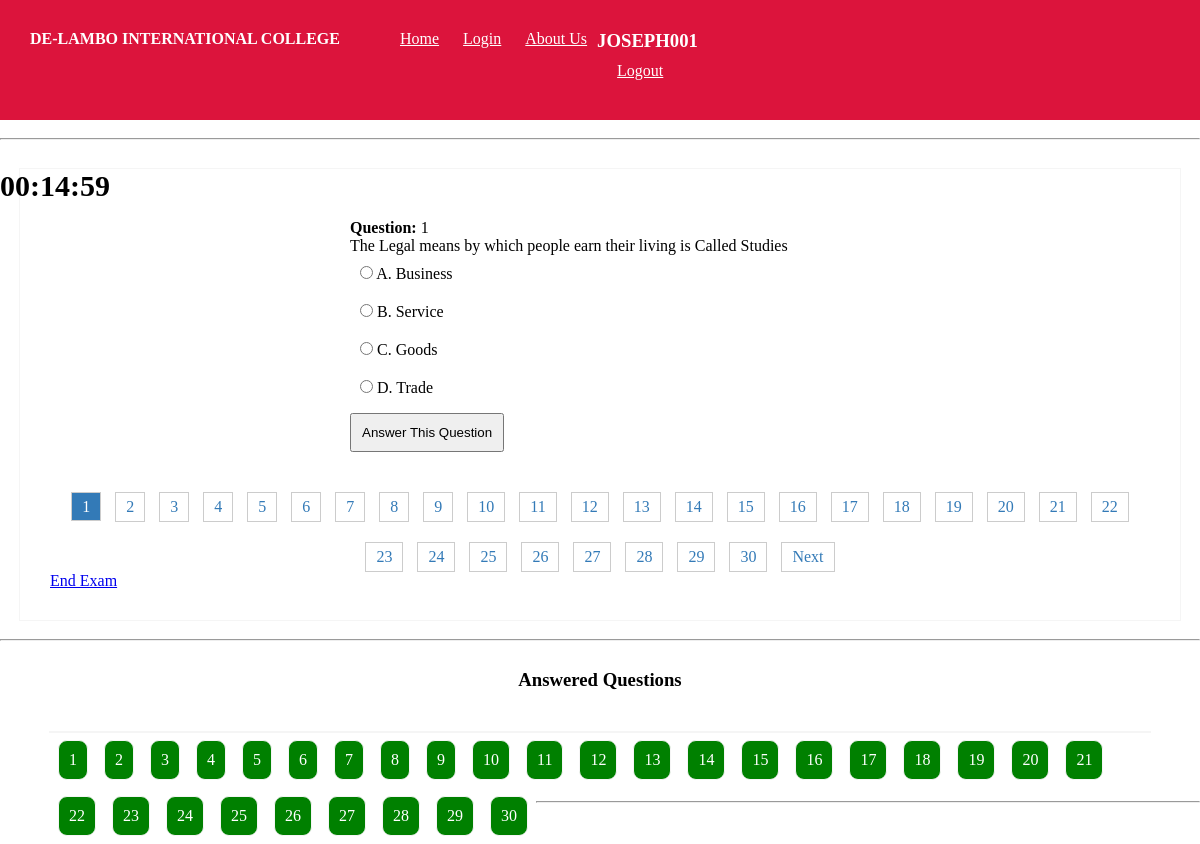
/business.php (signed in), run on the app's committed database.
### tables this page shows
CREATE TABLE `settings` (
  `id` int(11) NOT NULL,
  `school_name` text NOT NULL,
  `address` text NOT NULL,
  `phone_number` text NOT NULL,
  `email` text NOT NULL,
  `face_book` text NOT NULL
);

CREATE TABLE `exam` (
  `id` int(11) NOT NULL,
  `subject` varchar(55) DEFAULT NULL,
  `question` text DEFAULT NULL,
  `option_1` text DEFAULT NULL,
  `option_2` text DEFAULT NULL,
  `option_3` text DEFAULT NULL,
  `option_4` text DEFAULT NULL,
  `answer` text DEFAULT NULL
);

CREATE TABLE `user_responses` (
  `id` int(11) NOT NULL,
  `user_id` int(11) NOT NULL,
  `question_id` int(11) NOT NULL,
  `user_answer` text NOT NULL,
  `subject_id` int(11) NOT NULL
);

### business.php (the view, shortened to what this page needs)
<?php
require "exam-header.php";
require 'admin/config.php';
$user_id=$_SESSION['user_id'];
$page = isset($_GET['page']) ? (int)$_GET['page'] : 1;
$limit = 1;
$offset = ($page - 1) * $limit;
$query = "SELECT * FROM exam WHERE subject =7 LIMIT $limit OFFSET $offset";
$result = $conn->query($query);
$total_query = "SELECT COUNT(*) AS total_questions FROM exam WHERE subject =7";
$total_result = $conn->query($total_query);
$total_row = $total_result->fetch_assoc();
$total_rows = $total_row['total_questions'];
echo "<br><hr><br><div class='question'><form action='submit.php' method='post'>";
while ($row = $result->fetch_assoc()) {
  echo "<p><b>Question: </b>".$page.'</b><br/>';
  echo "<p id='q'>". $row['question'] . "</p>";
  echo "<ul>";
  echo "<li><input type='radio' name='answer' value='".$row['option_1']."'> A. " . $row['option_1'] . "</li>";
  echo "<li><input type='radio' name='answer' value='".$row['option_2']."'> B. " . $row['option_2'] . "</li>";
  echo "<li><input type='radio' name='answer' value='".$row['option_3']."'> C. " . $row['option_3'] . "</li>";
  echo "<li><input type='radio' name='answer' value='".$row['option_4']."'> D. " . $row['option_4'] . "</li>";
  echo "</ul>";
}
echo "<input type='submit' value='Answer This Question' name='submit'>";
echo "</form>";
?>
<div class="pagination">
  <?php
for ($i = 1; $i <= ceil($total_rows/ $limit); $i++) {
  if ($i == $page) {?>
    <span><?php echo $i ;?></span>
    <?php
  } else {?>
    <a href="?page=<?php echo $i;?>"><?php echo $i;?></a>
    <?php
  }
}
if ($page < ceil($total_rows / $limit)) {?>
  <a href="?page=<?php echo ($page + 1);?>">Next</a>
  <?php
}?>
</div>
<p><a href="result.php?subject=7">End Exam</a></p>
</div>
<br>
<hr><br>
<h3 id='answered'>Answered Questions</h3>
<ul class='answered-question'>
    <?php
$select=$conn->query("SELECT * FROM user_responses WHERE user_id='$user_id' AND subject_id=7");
if($select->num_rows>0){
    $i=1;
while($r=$select->fetch_assoc()){
    echo "<li>".$i."</li>";
    $i+=1;
}
}else{
    echo "<p class='no'>No Question Has Bean Answered Yet For This Subject</p>";
}
?>
</ul>
<br><hr><br><br>

### exam-header.php (shortened to what this page needs)
<!DOCTYPE html>
<html lang="en">
<head>
    <link rel="stylesheet" href="css/top.css">
</head>
<nav class="navbar navbar-expand">
    <?php
  require "admin/config.php";
  $na=$conn->query("SELECT * FROM settings");
  if($na->num_rows>0){
    $row=$na->fetch_assoc();
    ?>
       <h4 style="margin-right:50px;"><?php echo $row['school_name'];?></h4>
    <?php
  }else{
    echo "School Application";
  }
    ?>
    <div>
        <a href="index.php" class="nav-item">Home</a>
        <a href="login.php" class="nav-item">Login</a>
            <a href="about.php" class="nav-item">About Us</a>
    </div>
    <?php
if(isset($_SESSION['username'])){
    ?>
<div class='right'>
    <div class='drop-down-inner'>
        <h3><?php echo $_SESSION['username'];?></h4>
                     <li><a href="logout">Logout</a></li>
    </div>
    <br>
</div>
<?php
}else{
    header('location:student_login');
}
?>
</nav>
 <?php require 'timer.php';?>

### css/top.css (style rules this page uses)
* { padding: 0; margin: 0; }
.navbar-expand { padding: 30px; background-color: crimson; color: white; }
.navbar-expand a { padding: 10px; color: white; }

### exam-header.php (style rules this page uses)
.navbar { display:flex; }
.right { width: 400px; float:right; margin-right:50px; display: flex; flex-direction: row; }

### business.php (style rules this page uses)
.question { padding:30px; width:1100px; margin:0 auto; border:1px solid whitesmoke; margin-top:10px; }
.pagination { text-align: center; margin-top: 20px; }
.pagination a, .pagination span { padding: 5px 10px; border: 1px solid #ccc; margin: 0 5px; text-decoration: none; color: #337ab7; }
.pagination a { margin-top:20px; display:inline-block; }
.pagination span { background-color: #337ab7; color: #fff; }
input[type="submit"] { padding:10px; margin:6px 0 0 0; }
form { width:500px; margin:0 auto; margin-top:20px; }
li { list-style-type:none; padding:10px; }
.answered-question li { float:left; border:1px solid whitesmoke; padding:10px; margin:8px; background-color:green; color:white; border-radius:9px; }
.answered-question { border:1px solid whitesmoke; width: 1100px; margin:0 auto; margin-top:30px; margin-bottom:50px; }
#answered { padding:10px; text-align:center; }

### data on the page
settings: school_name "DE-LAMBO INTERNATIONAL COLLEGE"
exam: question "The Legal means by which people earn their living is Called Studies", option_1 "Business", option_2 "Service", option_3 "Goods", option_4 "Trade"

### other printed values
$_SESSION['username'] "JOSEPH001"
